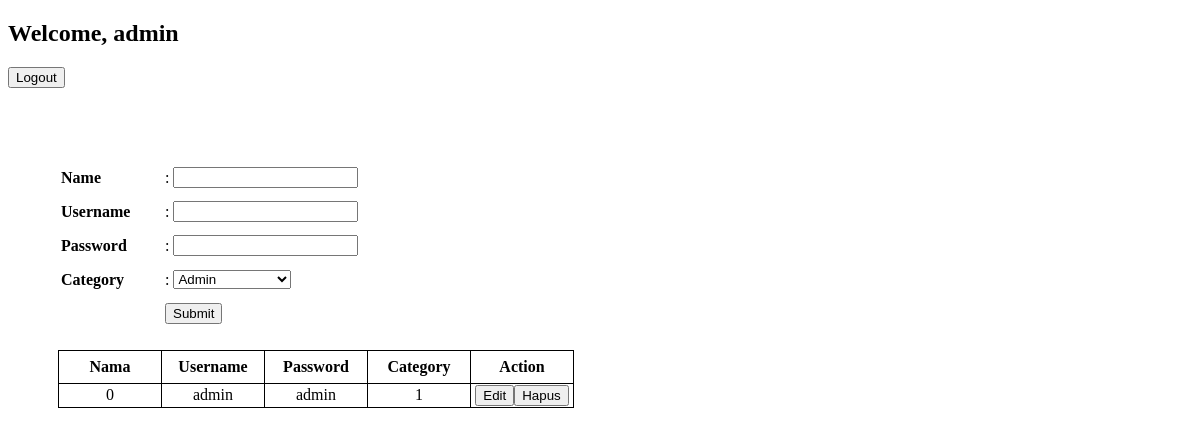
/admin.php (signed in), run on an earlier commit of the app's database.
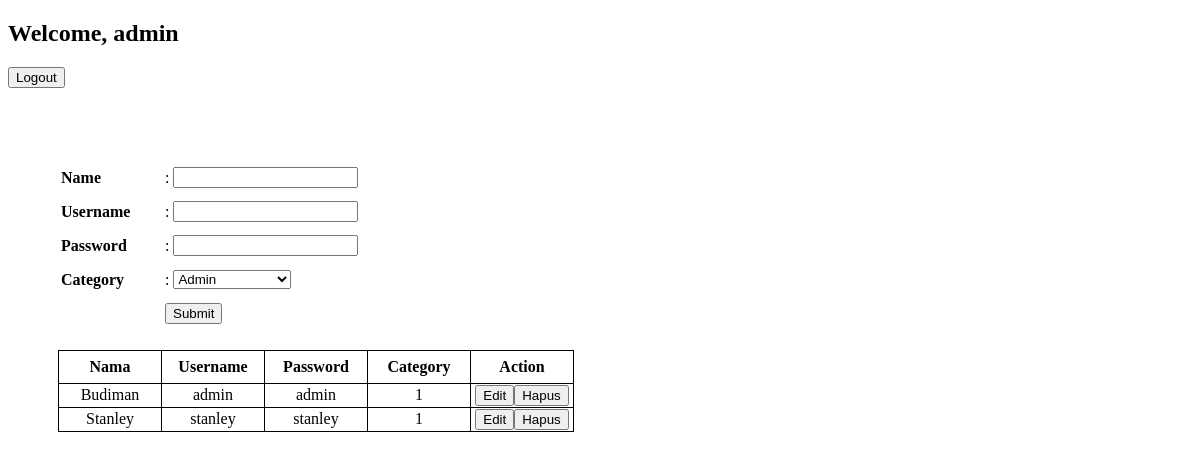
And on a later commit of the database.
### tables this page shows
CREATE TABLE `user` (
  `id` int(11) NOT NULL AUTO_INCREMENT,
  `name` varchar(100) NOT NULL,
  `username` varchar(100) NOT NULL,
  `password` varchar(100) NOT NULL,
  `category` int(3) NOT NULL,
  PRIMARY KEY (`id`)
);

### admin.php (the view, shortened to what this page needs)
<!DOCTYPE html>
<html>
<head>
</head>
<body>
<h2>Welcome,&nbsp<?php echo $_SESSION['username'];?></h2><a href="logout.php"><button>Logout</button></a>
<div class="wrapper">
<form method="post" action="input-user.php">
<table>
	<tr><th><label>Name</label><td>:</td></th><td><input type="text" name="name"></td></tr><br>
	<tr><th><label>Username</label><td>:</td></th><td><input type="text" name="username"></td></tr>	<br>
	<tr><th><label>Password</label><td>:</td></th><td><input type="password" name="password"></td></tr>	<br>
	<tr><th><label>Category</label><td>:</td></th><td>
		<select name="category">
			<option value="1">Admin</option>
		</select></td></tr>
	<br>
	<tr><th></th><th colspan="2"><input type="submit" value="Submit"></th></tr>
</table>
</form>
<br>
<?php
$conn  = konek_db();
$query = $conn->prepare('select * from user');
$result= $query->execute();
$rows = $query->get_result();
?>
<div class="table">
<table>
	<tr>
		<th>Nama</th>
		<th>Username</th>
		<th>Password</th>
		<th>Category</th>
		<th>Action</th>
	</tr>
<?php
while ($row = $rows->fetch_array()){
	$url_edit = "edit-user.php?username=".$row['username'];
	$url_delete = "delete-user.php?username=".$row['username'];
	echo '<tr>';
	echo '<td>'.$row['name'].'</td>';
	echo '<td>'.$row['username'].'</td>';
	echo "<td>".$row['password']."</td>";
	echo "<td>".$row['category']."</td>";
	echo "<td><a href='".$url_edit."'><button>Edit</button></a>";
	echo "<a href='".$url_delete."'><button>Hapus</button></a></td>";
	echo "</tr>";
}
?>
</table>
</div>
</div>
</body>
</html>

### admin.php (style rules this page uses)
.table table { border-collapse: collapse; }
.table td { border:1px solid black; text-align: center; }
.table th { border:1px solid black; text-align: center; }
.table th { border:1px solid black; }
th { text-align: left; width: 100px; height: 30px; }
.wrapper { margin-left: 50px; }

What changed in the data, as far as the page shows it:
changed user "admin": name "0" → "Budiman"
added user: name "Stanley", username "stanley", password "stanley", category "1"
